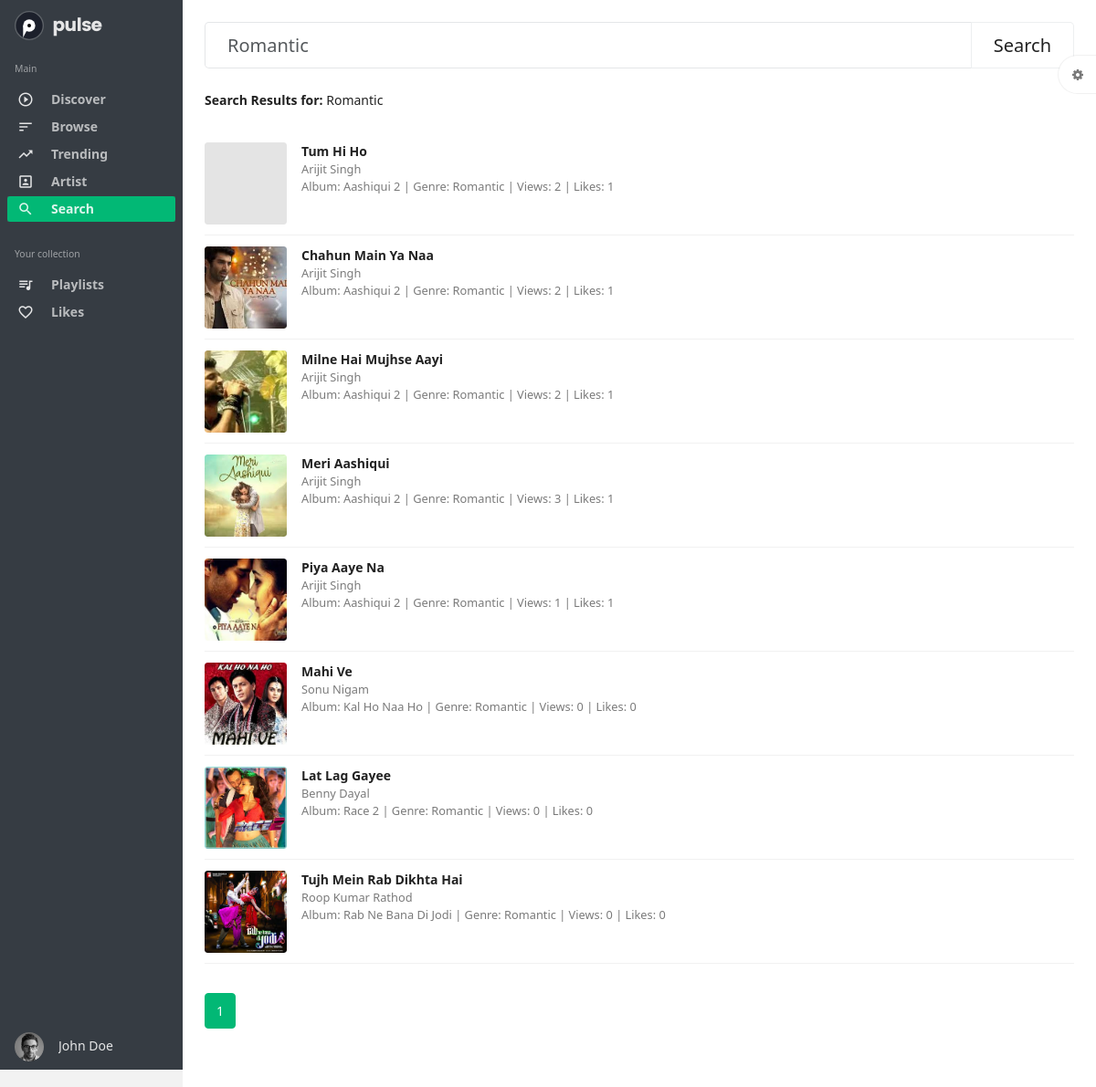
The app's page /pulsee/search.php?query=Romantic (signed in), older data.
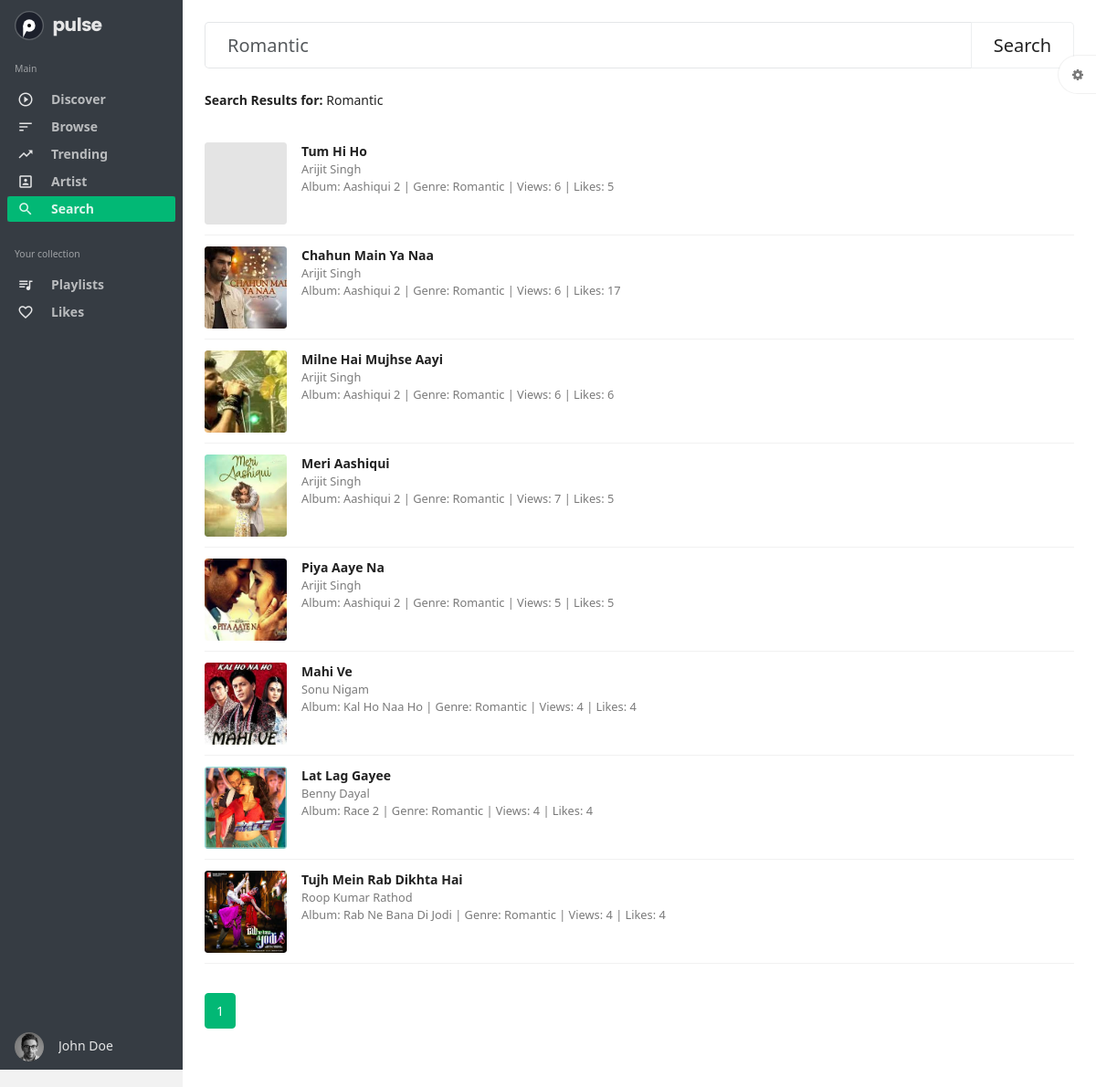
The same page, newer data.
### tables this page shows
CREATE TABLE `website_settings` (
  `id` int(11) NOT NULL,
  `site_name` varchar(255) NOT NULL,
  `logo_url` varchar(255) NOT NULL,
  `name` varchar(20) DEFAULT NULL
);

CREATE TABLE `navbar_items` (
  `id` int(11) NOT NULL,
  `label` varchar(255) NOT NULL,
  `link` varchar(255) NOT NULL,
  `icon` varchar(255) DEFAULT NULL
);

CREATE TABLE `users` (
  `id` int(11) NOT NULL,
  `name` varchar(100) NOT NULL,
  `email` varchar(100) NOT NULL,
  `profile_pic` varchar(255) DEFAULT 'images/default_profile_pic.jpg',
  `password` varchar(255) NOT NULL,
  `description` text DEFAULT NULL
);

CREATE TABLE `songs` (
  `song_id` int(11) NOT NULL,
  `song_name` varchar(255) NOT NULL,
  `image_path` varchar(255) NOT NULL,
  `artist_id` int(11) DEFAULT NULL,
  `genre_id` int(11) DEFAULT NULL,
  `album_id` int(11) DEFAULT NULL,
  `created_at` timestamp NOT NULL DEFAULT current_timestamp(),
  `views` int(11) DEFAULT 0,
  `likes` int(11) DEFAULT 0,
  `audio_path` varchar(255) DEFAULT NULL
);

CREATE TABLE `artists` (
  `artist_id` int(11) NOT NULL,
  `artist_name` varchar(100) NOT NULL,
  `image_path` varchar(255) DEFAULT NULL,
  `description` text DEFAULT NULL,
  `website` varchar(255) DEFAULT NULL,
  `facebook_link` varchar(255) DEFAULT NULL,
  `twitter_link` varchar(255) DEFAULT NULL,
  `google_plus_link` varchar(255) DEFAULT NULL
);

CREATE TABLE `albums` (
  `album_id` int(11) NOT NULL,
  `album_name` varchar(100) NOT NULL,
  `artist_id` int(11) DEFAULT NULL,
  `album_cover` varchar(200) DEFAULT NULL
);

CREATE TABLE `genres` (
  `genre_id` int(11) NOT NULL,
  `genre_name` varchar(100) NOT NULL
);

### pulsee/search.php (the view, shortened to what this page needs)
<!DOCTYPE html>
<html lang="en">
<head>
    <?php include('header.php'); ?>
</head>
<body>
    <div class="app dk" id="app">
        <?php include('sidebar.php'); ?>
        <div id="content" class="app-content white bg box-shadow-z2" role="main">
            <div class="app-body" id="view">
                <div class="padding">
                    <form action="" method="GET" class="m-b-md">
                        <div class="input-group input-group-lg">
                            <input type="text" class="form-control" name="query"
                                   placeholder="Type keyword" value="<?php echo isset($_GET['query']) ? $_GET['query'] : ''; ?>">
                            <span class="input-group-btn">
                                <button class="btn b-a no-shadow white" type="submit">Search</button>
                            </span>
                        </div>
                    </form>
                    <?php
                    if (isset($_GET['query']) && !empty($_GET['query'])) {
                        $search = $_GET['query'];
                        echo '<p class="m-b-md"><strong>Search Results for: </strong>' . htmlspecialchars($search) . '</p>';
                        include('config.php');
                        $limit = 10;
                        $page = isset($_GET['page']) ? (int)$_GET['page'] : 1;
                        $offset = ($page - 1) * $limit;
                        $countQuery = "
                            SELECT COUNT(*) as total
                            FROM songs
                            JOIN artists ON songs.artist_id = artists.artist_id
                            JOIN genres ON songs.genre_id = genres.genre_id
                            JOIN albums ON songs.album_id = albums.album_id
                            WHERE songs.song_name LIKE '%$search%'
                            OR artists.artist_name LIKE '%$search%'
                            OR genres.genre_name LIKE '%$search%'
                            OR albums.album_name LIKE '%$search%'
                        ";
                        $countResult = $conn->query($countQuery);
                        $totalResults = $countResult->fetch_assoc()['total'];
                        $totalPages = ceil($totalResults / $limit);
                        $searchQuery = "
                            SELECT songs.song_id, songs.song_name, songs.image_path, songs.audio_path, songs.views, songs.likes,
                                   artists.artist_name, genres.genre_name, albums.album_name
                            FROM songs
                            JOIN artists ON songs.artist_id = artists.artist_id
                            JOIN genres ON songs.genre_id = genres.genre_id
                            JOIN albums ON songs.album_id = albums.album_id
                            WHERE songs.song_name LIKE '%$search%'
                            OR artists.artist_name LIKE '%$search%'
                            OR genres.genre_name LIKE '%$search%'
                            OR albums.album_name LIKE '%$search%'
                            LIMIT $limit OFFSET $offset
                        ";
                        if ($result = $conn->query($searchQuery)) {
                            if ($result->num_rows > 0) {
                                echo '<div class="m-y"><div class="row item-list item-list-lg item-list-by m-b">';
                                while ($row = $result->fetch_assoc()) {
                                    echo '<div class="col-xs-12">
                                            <div class="item r" data-id="item-'.$row['song_id'].'"
                                                data-src="'.$row['audio_path'].'">
                                                <div class="item-media">
                                                    <a href="track.detail.html" class="item-media-content"
                                                        style="background-image: url(\''.$row['image_path'].'\');"></a>
                                                </div>
                                                <div class="item-info">
                                                    <div class="item-title text-ellipsis">
                                                        <a href="track.detail.html">'.$row['song_name'].'</a>
                                                    </div>
                                                    <div class="item-author text-sm text-ellipsis">
                                                        <a href="artist.detail.html" class="text-muted">'.$row['artist_name'].'</a>
                                                    </div>
                                                    <div class="item-meta text-sm text-muted">
                                                        Album: '.$row['album_name'].' | Genre: '.$row['genre_name'].' | Views: '.$row['views'].' | Likes: '.$row['likes'].'
                                                    </div>
                                                </div>
                                            </div>
                                          </div>';
                                }
                                echo '</div></div>';
                                echo '<nav aria-label="Page navigation">';
                                echo '<ul class="pagination">';
                                for ($i = 1; $i <= $totalPages; $i++) {
                                    echo '<li class="page-item '.($i == $page ? 'active' : '').'">
                                            <a class="page-link" href="?query='.urlencode($search).'&page='.$i.'">'.$i.'</a>
                                          </li>';
                                }
                                echo '</ul>';
                                echo '</nav>';
                            }
                        } else {
                            echo 'Error executing query: ' . $conn->error;
                        }
                    } else {;?>
                        <div class="row item-list item-list-md m-b">
                            <?php include 'recommand.php' ?>
                    </div><?php
                    }
                    ?>
                </div>
            </div>
        </div>
        <div id="switcher">
            <?php include('switcher.php'); ?>
        </div>
    </div>
</body>
</html>

### pulsee/header.php (shortened to what this page needs)
<link rel="stylesheet" href="css/animate.css/animate.min.css" type="text/css">
<link rel="stylesheet" href="css/glyphicons/glyphicons.css" type="text/css">
<link rel="stylesheet" href="css/font-awesome/css/font-awesome.min.css" type="text/css">
<link rel="stylesheet" href="css/material-design-icons/material-design-icons.css" type="text/css">
<link rel="stylesheet" href="css/bootstrap/dist/css/bootstrap.min.css" type="text/css">
<link rel="stylesheet" href="css/styles/app.min.css">

### pulsee/sidebar.php (shortened to what this page needs)
<?php
include('config.php');
if (isset($_SESSION['user_id'])) {
    $user_id = $_SESSION['user_id'];
    $sql = "SELECT name, profile_pic FROM users WHERE id = ?";
    $stmt = $conn->prepare($sql);
    $stmt->bind_param("i", $user_id);
    $stmt->execute();
    $result = $stmt->get_result();
    if ($result->num_rows > 0) {
        $row = $result->fetch_assoc();
        $user_name = $row['name'];
        $user_profile_pic = $row['profile_pic'];
    } else {
        $user_name = 'Guest';
        $user_profile_pic = 'images/default_profile_pic.jpg';
    }
} else {
    $user_name = 'Guest';
    $user_profile_pic = 'images/default_profile_pic.jpg';
}
$sql = "SELECT * FROM website_settings";
$result = $conn->query($sql);
if ($result->num_rows > 0) {
    $row = $result->fetch_assoc();
    $name = $row["name"];
}
?>
<div id="aside" class="app-aside modal fade nav-dropdown">
    <div class="left navside grey dk" data-layout="column">
        <div class="navbar no-radius">
            <a href="player.php" class="navbar-brand md">
                <span class="hidden-folded inline"><?php echo $name; ?></span>
            </a>
        </div>
        <div data-flex class="hide-scroll">
            <nav class="scroll nav-stacked nav-active-primary">
                <ul class="nav" data-ui-nav>
                    <li class="nav-header hidden-folded">
                        <span class="text-xs text-muted">Main</span>
                    </li>
                    <?php include('fetchnavbar.php'); ?>
                    <li class="nav-header hidden-folded m-t">
                        <span class="text-xs text-muted">Your collection</span>
                    </li>
                    <li>
                        <a href="profile.php#playlists">
                            <span class="nav-icon"><i class="material-icons">queue_music</i></span>
                            <span class="nav-text">Playlists</span>
                        </a>
                    </li>
                    <li>
                        <a href="profile.php#likes">
                            <span class="nav-icon"><i class="material-icons">favorite_border</i></span>
                            <span class="nav-text">Likes</span>
                        </a>
                    </li>
                </ul>
            </nav>
        </div>
        <div data-flex-no-shrink>
            <div class="nav-fold dropup">
                <a data-toggle="dropdown">
                    <span class="pull-left">
                        <img src="<?php echo $user_profile_pic; ?>" alt="Profile Picture" class="w-32 img-circle">
                    </span>
                    <span class="clear hidden-folded p-x p-y-xs">
                        <span class="block _500 text-ellipsis"><?php echo $user_name; ?></span>
                    </span>
                </a>
            </div>
        </div>
    </div>
</div>

### pulsee/fetchnavbar.php (shortened to what this page needs)
<?php
include('config.php');
$sql = "SELECT label, link, icon FROM navbar_items";
$result = $conn->query($sql);
if ($result->num_rows > 0) {
    while($row = $result->fetch_assoc()) {
        echo '<li>';
        echo '<a href="' . $row['link'] . '">';
        echo '<span class="nav-icon">';
        echo '<i class="material-icons">' . $row['icon'] . '</i>';
        echo '</span>';
        echo '<span class="nav-text">' . $row['label'] . '</span>';
        echo '</a>';
        echo '</li>';
    }
} else {
    echo "No navbar items found.";
}
?>

### pulsee/switcher.php (shortened to what this page needs)
<div id="switcher">
			<div class="switcher white" id="sw-theme">
				<a href="#" data-ui-toggle-class="active" data-ui-target="#sw-theme" class="white sw-btn">
					<i class="fa fa-gear text-muted">
					</i>
				</a>
			</div>
		</div>

Row changes from the older to the newer data that the page shows:
changed songs "Tum Hi Ho": views "2" → "6"; likes "1" → "5"
changed songs "Chahun Main Ya Naa": views "2" → "6"; likes "1" → "17"
changed songs "Milne Hai Mujhse Aayi": views "2" → "6"; likes "1" → "6"
changed songs "Meri Aashiqui": views "3" → "7"; likes "1" → "5"
changed songs "Piya Aaye Na": views "1" → "5"; likes "1" → "5"
changed songs "Mahi Ve": views "0" → "4"; likes "0" → "4"
changed songs "Lat Lag Gayee": views "0" → "4"; likes "0" → "4"
changed songs "Tujh Mein Rab Dikhta Hai": views "0" → "4"; likes "0" → "4"
